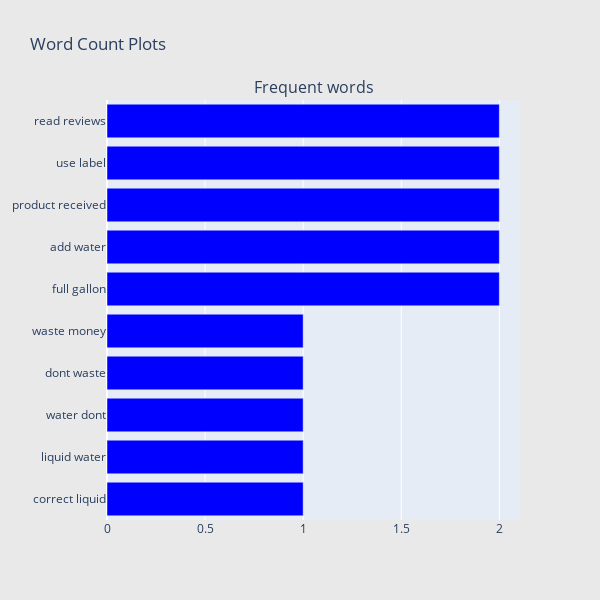

Notebook cell for this chart:
### Code cell
## Get the bar chart from 1 rated reviews ##
freq_dict = defaultdict(int)
for sent in df_1["review_lower"]:
    for word in generate_ngrams(sent,2):
        freq_dict[word] += 1
fd_sorted = pd.DataFrame(sorted(freq_dict.items(), key=lambda x: x[1])[::-1])
fd_sorted.columns = ["word", "wordcount"]
trace0 = horizontal_bar_chart(fd_sorted.head(10), 'blue')

# Creating two subplots
fig = tools.make_subplots(rows=1, cols=1, vertical_spacing=0.04,
                          subplot_titles=["Frequent words"])
fig.append_trace(trace0, 1, 1)
#fig.append_trace(trace1, 1, 2)
fig['layout'].update(height=600, width=600, paper_bgcolor='rgb(233,233,233)', title="Word Count Plots")
py.iplot(fig, filename='word-plots');

### Figure 1 — Plotly figure (JSON) as saved in the notebook; plotly's stock layout.template omitted (floating-point values rounded to 4 significant figures)
{"data": [{"marker": {"color": "blue"}, "orientation": "h", "showlegend": false, "x": [1, 1, 1, 1, 1, 2, 2, 2, 2, 2], "xaxis": "x", "y": ["correct liquid", "liquid water", "water dont", "dont waste", "waste money", "full gallon", "add water", "product received", "use label", "read reviews"], "yaxis": "y", "type": "bar"}], "layout": {"annotations": [{"font": {"size": 16}, "showarrow": false, "text": "Frequent words", "x": 0.5, "xanchor": "center", "xref": "paper", "y": 1, "yanchor": "bottom", "yref": "paper"}], "height": 600, "paper_bgcolor": "rgb(233,233,233)", "title": {"text": "Word Count Plots"}, "width": 600, "xaxis": {"anchor": "y", "domain": [0, 1]}, "yaxis": {"anchor": "x", "domain": [0, 1]}}}
